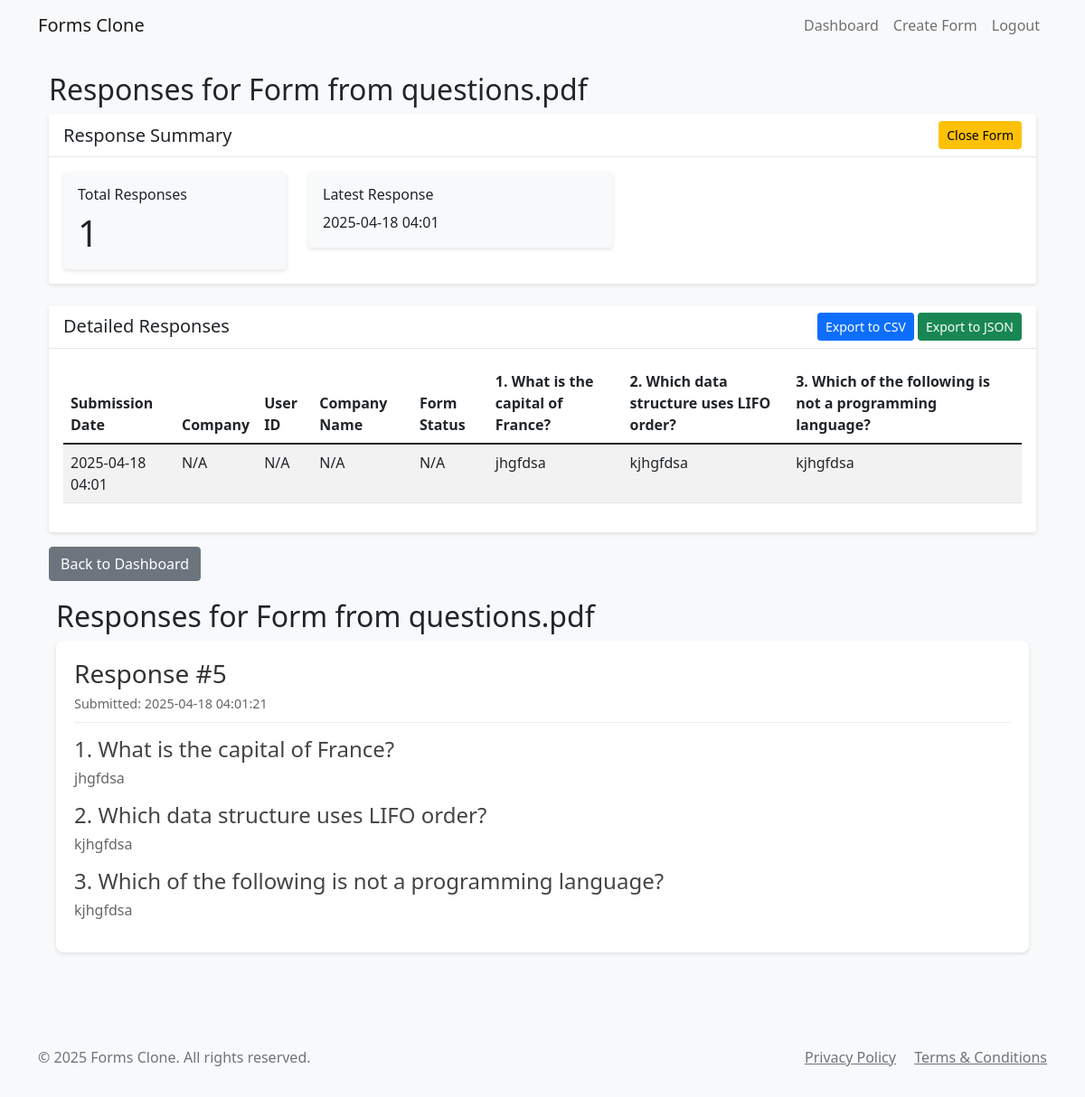
The app's page /form/1/responses (signed in) with its own data.
### app.py (models this page shows, shortened)
class Form(db.Model):
    id = db.Column(db.Integer, primary_key=True)
    title = db.Column(db.String(200), nullable=False)
    description = db.Column(db.Text)
    score = db.Column(db.Integer, default=100)
    created_at = db.Column(db.DateTime, default=datetime.utcnow)
    user_id = db.Column(db.Integer, db.ForeignKey('user.id', name='fk_form_user'), nullable=False)
    company_id = db.Column(db.Integer, db.ForeignKey('company.id', name='fk_form_company'), nullable=True)
    questions = db.relationship('Question', backref='form', lazy=True, cascade='all, delete-orphan')
    responses = db.relationship('Response', backref='form', lazy=True, cascade='all, delete-orphan')
    is_closed = db.Column(db.Boolean, default=False)  # New field to track if the form is closed/expired
    requires_consent = db.Column(db.Boolean, default=True)  # Require privacy policy and terms consent
    is_quiz = db.Column(db.Boolean, default=False)  # Is this form a quiz?
    passing_score = db.Column(db.Integer, default=0)  # Passing score percentage
    show_score = db.Column(db.Boolean, default=True)  # Whether to show score to respondents
    merged_url = db.Column(db.String(255), nullable=True, default='')

class Question(db.Model):
    id = db.Column(db.Integer, primary_key=True)
    form_id = db.Column(db.Integer, db.ForeignKey('form.id'), nullable=False)
    question_text = db.Column(db.String(500), nullable=False)
    question_type = db.Column(db.String(20), nullable=False)  # text, multiple_choice, checkbox
    options = db.Column(db.Text)  # JSON string for multiple choice/checkbox options
    required = db.Column(db.Boolean, default=False)
    order = db.Column(db.Integer, nullable=False)
    is_quiz_question = db.Column(db.Boolean, default=False)
    correct_answer = db.Column(db.Text, nullable=True)  # JSON string for correct answers
    points = db.Column(db.Integer, default=0)  # Points for correct answer
    feedback = db.Column(db.Text, nullable=True)  # Feedback for the question
    subquestions = relationship('SubQuestion', backref='parent_question', lazy=True,
                               cascade='all, delete-orphan')

class Response(db.Model):
    id = db.Column(db.Integer, primary_key=True)
    form_id = db.Column(db.Integer, db.ForeignKey('form.id'), nullable=False)
    submitted_at = db.Column(db.DateTime, default=datetime.utcnow)
    company_id = db.Column(db.Integer, db.ForeignKey('company.id', name='fk_response_company'), nullable=True)
    user_id = db.Column(db.String(100), nullable=True)
    company_name = db.Column(db.String(200), nullable=True)
    answers = relationship('Answer', backref='response', lazy=True, cascade='all, delete-orphan')
    subquestion_answers = relationship('SubQuestionAnswer', backref='response', lazy=True,
                                      cascade='all, delete-orphan')
    company = relationship('Company', backref='responses')
    utm_source = db.Column(db.String(100), nullable=True)
    utm_medium = db.Column(db.String(100), nullable=True)
    utm_campaign = db.Column(db.String(100), nullable=True)
    utm_content = db.Column(db.String(100), nullable=True)
    utm_term = db.Column(db.String(100), nullable=True)
    device_type = db.Column(db.String(20), nullable=True)
    has_consent = db.Column(db.Boolean, default=False)
    score = db.Column(db.Integer, nullable=True)  # Quiz score (total points)
    max_score = db.Column(db.Integer, nullable=True)  # Maximum possible score
    passed = db.Column(db.Boolean, nullable=True)  # Whether the user passed
    status = db.Column(db.String(50), default="success")

class Answer(db.Model):
    id = db.Column(db.Integer, primary_key=True)
    response_id = db.Column(db.Integer, db.ForeignKey('response.id'), nullable=False)
    question_id = db.Column(db.Integer, db.ForeignKey('question.id'), nullable=False)
    answer_text = db.Column(db.Text, nullable=False)
    question = db.relationship('Question', backref='answers')

### app.py (the view)
@app.route('/form/<int:form_id>/responses')
@login_required
def view_responses(form_id):
    form = Form.query.get_or_404(form_id)
    if form.user_id != current_user.id:
        flash('You do not have permission to view these responses')
        return redirect(url_for('dashboard'))
    responses = Response.query.filter_by(form_id=form_id).all()
    response_data = []
    for response in responses:
        geo = Geolocation.query.filter_by(response_id=response.id).first()
        response_data.append({
            'response': response,
            'geolocation': geo
        })
    return render_template('view_responses.html', form=form, response_data=response_data)

### app.py (called while the page is built)
@app.context_processor
def inject_now():
    return {'now': datetime.now()}

@app.context_processor
def inject_csrf_token():
    return {'csrf_token': lambda: 'dummy_token'}

@login_manager.user_loader
def load_user(user_id):
    return User.query.get(int(user_id))

### templates/view_responses.html (shortened to what this page needs)
{% extends "base.html" %}
{% block content %}
<div class="container mt-4">
    <h2>Responses for {{ form.title }}</h2>
    <div class="card mb-4">
        <div class="card-header d-flex justify-content-between align-items-center">
            <h5 class="mb-0">Response Summary</h5>
            <div>
                <form action="{{ url_for('toggle_form_status', form_id=form.id) }}" method="POST" class="d-inline">
                    <button type="submit" class="btn btn-sm {% if form.is_closed %}btn-success{% else %}btn-warning{% endif %}">
                        {% if form.is_closed %}
                        <i class="bi bi-unlock"></i> Reopen Form
                        {% else %}
                         Close Form
                        {% endif %}
                    </button>
                </form>
            </div>
        </div>
        <div class="card-body">
            <div class="row">
                <div class="col-md-3">
                    <div class="card bg-light">
                        <div class="card-body">
                            <h6 class="card-title">Total Responses</h6>
                            <p class="card-text display-6">{{ response_data|length }}</p>
                        </div>
                    </div>
                </div>
                <div class="col-md-{% if form.is_quiz %}3{% else %}4{% endif %}">
                    <div class="card bg-light">
                        <div class="card-body">
                            <h6 class="card-title">Latest Response</h6>
                            <p class="card-text">{% if response_data %}{{ moment(response_data|map(attribute='response')|sort(attribute='submitted_at')|last|attr('submitted_at')).format('YYYY-MM-DD HH:mm') }}{% else %}No responses yet{% endif %}</p>
                        </div>
                    </div>
                </div>
            </div>
        </div>
    </div>
    <div class="card">
        <div class="card-header d-flex justify-content-between align-items-center">
            <h5 class="mb-0">Detailed Responses</h5>
            <div>
                <button class="btn btn-sm btn-primary" onclick="exportToCSV()">Export to CSV</button>
                <a href="{{ url_for('export_responses_json', form_id=form.id) }}" class="btn btn-sm btn-success">Export to JSON</a>
            </div>
        </div>
        <div class="card-body">
            <div class="table-responsive">
                <table class="table table-striped" id="responsesTable">
                    <thead>
                        <tr>
                            <th>Submission Date</th>
                            <th>Company</th>
                            <th>User ID</th>
                            <th>Company Name</th>
                            <th>Form Status</th>
                            {% for question in form.questions %}
                            <th>{{ question.question_text }}</th>
                            {% endfor %}
                        </tr>
                    </thead>
                    <tbody>
                        {% for data in response_data %}
                        {% set response = data.response %}
                        <tr>
                            <td>{{ moment(response.submitted_at).format('YYYY-MM-DD HH:mm') }}</td>
                            <td>{{ response.company.name if response.company else 'N/A' }}</td>
                            <td>{{ response.user_id if response.user_id else 'N/A' }}</td>
                            <td>{{ response.company_name if response.company_name else 'N/A' }}</td>
                            <td>{{ response.status if response.status else 'N/A' }}</td>
                            {% for question in form.questions %}
                            <td>
                                {% set answer = response.answers|selectattr('question_id', 'equalto', question.id)|first %}
                                {% if question.question_type == 'checkbox' %}
                                    {{ answer.answer_text.split(', ') if answer else []|join(', ') }}
                                {% else %}
                                    {{ answer.answer_text if answer else 'N/A' }}
                                {% endif %}
                            </td>
                            {% endfor %}
                        </tr>
                        {% endfor %}
                    </tbody>
                </table>
            </div>
        </div>
    </div>
    <div class="mt-3">
        <a href="{{ url_for('dashboard') }}" class="btn btn-secondary">Back to Dashboard</a>
    </div>
</div>
<div class="responses-container">
    <h2>Responses for {{ form.title }}</h2>
    {% for data in response_data %}
    <div class="response-card">
        <div class="response-header">
            <h3>Response #{{ data.response.id }}</h3>
            <p class="timestamp">Submitted: {{ data.response.submitted_at.strftime('%Y-%m-%d %H:%M:%S') }}</p>
        </div>
        <div class="answers">
            {% for answer in data.response.answers %}
            <div class="answer-item">
                <h4>{{ answer.question.question_text }}</h4>
                <p>{{ answer.answer_text }}</p>
            </div>
            {% endfor %}
        </div>
    </div>
    {% endfor %}
</div>
{% endblock %}

### static/css/style.css (style rules this page uses)
body { background-color: #f8f9fa; }
.card { box-shadow: 0 2px 4px rgba(0, 0, 0, 0.1); border: none; }
.card-header { background-color: #fff; border-bottom: 1px solid rgba(0, 0, 0, 0.1); }
.card-title { margin-bottom: 0.5rem; font-weight: 500; }

### templates/view_responses.html (style rules this page uses)
.responses-container { max-width: 1200px; margin: 0 auto; padding: 20px; }
.response-card { background: #fff; border-radius: 8px; box-shadow: 0 2px 4px rgba(0,0,0,0.1); margin-bottom: 20px; padding: 20px; }
.response-header { border-bottom: 1px solid #eee; margin-bottom: 15px; padding-bottom: 10px; }
.response-header h3 { margin: 0; color: #333; }
.timestamp { color: #666; font-size: 0.9em; margin: 5px 0 0; }
.answers { margin-top: 15px; }
.answer-item { margin-bottom: 15px; }
.answer-item h4 { margin: 0 0 5px; color: #444; }
.answer-item p { margin: 0; color: #666; }

### records on screen
Form: title "Form from questions.pdf"
Question: question_text "1. What is the capital of France?"
Question: question_text "2. Which data structure uses LIFO order?"
Question: question_text "3. Which of the following is not a programming language?"
Response: submitted_at "2025-04-18 04:01", company_name "N/A", status "N/A", response.id "5", response.submitted_at "2025-04-18 04:01:21"
Answer: answer_text "jhgfdsa", question.question_text "1. What is the capital of France?"
Answer: answer_text "kjhgfdsa", question.question_text "2. Which data structure uses LIFO order?"
Answer: answer_text "kjhgfdsa", question.question_text "3. Which of the following is not a programming language?"

### other values on screen
{{ response_data|length }} "1"
{{ response.company.name if response.company else 'N/A' }} "N/A"
{{ response.user_id if response.user_id else 'N/A' }} "N/A"
{{ moment().format('YYYY') }} "2025"
